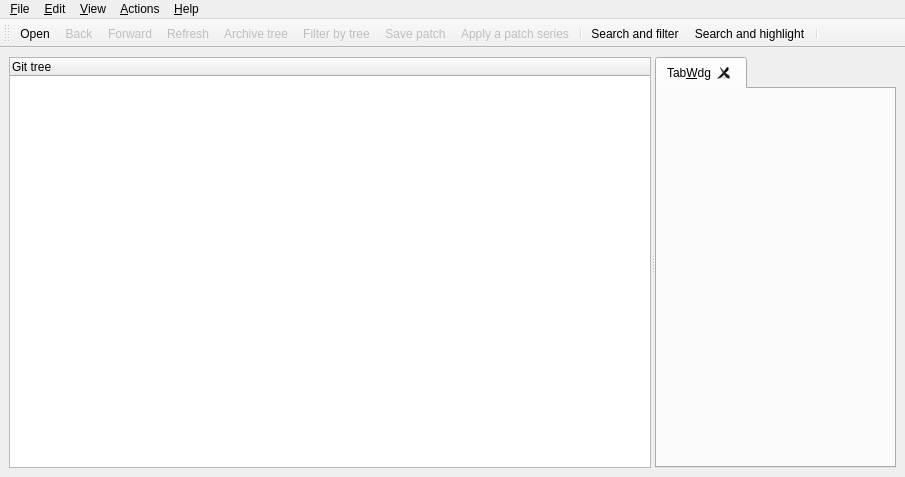
 <widget class="QMainWindow" name="MainBase">
  <property name="geometry">
   <rect>
    <x>0</x>
    <y>0</y>
    <width>905</width>
    <height>477</height>
   </rect>
  </property>
  <property name="acceptDrops">
   <bool>true</bool>
  </property>
  <property name="windowTitle">
   <string>QGit</string>
  </property>
  <property name="windowIcon">
   <iconset resource="icons.qrc">
    <normaloff>:/icons/resources/qgit.png</normaloff>:/icons/resources/qgit.png</iconset>
  </property>
  <widget class="QWidget" name="widget">
   <layout class="QHBoxLayout">
    <property name="spacing">
     <number>6</number>
    </property>
    <property name="leftMargin">
     <number>9</number>
    </property>
    <property name="topMargin">
     <number>9</number>
    </property>
    <property name="rightMargin">
     <number>9</number>
    </property>
    <property name="bottomMargin">
     <number>9</number>
    </property>
    <item>
     <widget class="QSplitter" name="treeSplitter">
      <property name="orientation">
       <enum>Qt::Orientation::Horizontal</enum>
      </property>
      <widget class="TreeView" name="treeView">
       <property name="contextMenuPolicy">
        <enum>Qt::ContextMenuPolicy::CustomContextMenu</enum>
       </property>
       <property name="selectionMode">
        <enum>QAbstractItemView::SelectionMode::ExtendedSelection</enum>
       </property>
       <property name="rootIsDecorated">
        <bool>false</bool>
       </property>
       <property name="columnCount">
        <number>1</number>
       </property>
       <column>
        <property name="text">
         <string>Git tree</string>
        </property>
       </column>
      </widget>
      <widget class="QTabWidget" name="tabWdg">
       <property name="tabsClosable">
        <bool>true</bool>
       </property>
       <widget class="QWidget" name="TabWdg">
        <attribute name="title">
         <string>Tab&amp;Wdg</string>
        </attribute>
       </widget>
      </widget>
     </widget>
    </item>
   </layout>
  </widget>
  <widget class="QToolBar" name="toolBar">
   <property name="windowTitle">
    <string>Toolbar</string>
   </property>
   <property name="orientation">
    <enum>Qt::Orientation::Horizontal</enum>
   </property>
   <property name="iconSize">
    <size>
     <width>16</width>
     <height>16</height>
    </size>
   </property>
   <attribute name="toolBarArea">
    <enum>TopToolBarArea</enum>
   </attribute>
   <attribute name="toolBarBreak">
    <bool>false</bool>
   </attribute>
   <addaction name="ActOpenRepo"/>
   <addaction name="ActBack"/>
   <addaction name="ActForward"/>
   <addaction name="ActRefresh"/>
   <addaction name="ActShowTree"/>
   <addaction name="ActFilterTree"/>
   <addaction name="ActMailFormatPatch"/>
   <addaction name="ActMailApplyPatch"/>
   <addaction name="separator"/>
   <addaction name="ActSearchAndFilter"/>
   <addaction name="ActSearchAndHighlight"/>
   <addaction name="separator"/>
  </widget>
  <widget class="QMenuBar" name="MenuBarEditor">
   <property name="geometry">
    <rect>
     <x>0</x>
     <y>0</y>
     <width>905</width>
     <height>34</height>
    </rect>
   </property>
   <widget class="QMenu" name="Help">
    <property name="title">
     <string>&amp;Help</string>
    </property>
    <addaction name="ActHelp"/>
    <addaction name="ActAbout"/>
   </widget>
   <widget class="QMenu" name="File">
    <property name="title">
     <string>&amp;File</string>
    </property>
    <property name="separatorsCollapsible">
     <bool>true</bool>
    </property>
    <addaction name="ActOpenRepo"/>
    <addaction name="ActOpenRepoNewWindow"/>
    <addaction name="ActRefresh"/>
    <addaction name="ActSaveFile"/>
    <addaction name="ActMailFormatPatch"/>
    <addaction name="ActMailApplyPatch"/>
    <addaction name="separator"/>
    <addaction name="ActClose"/>
    <addaction name="ActExit"/>
    <addaction name="separator"/>
   </widget>
   <widget class="QMenu" name="Edit">
    <property name="title">
     <string>&amp;Edit</string>
    </property>
    <addaction name="ActCommit"/>
    <addaction name="ActAmend"/>
    <addaction name="ActCheckout"/>
    <addaction name="ActBranch"/>
    <addaction name="ActTag"/>
    <addaction name="ActDelete"/>
    <addaction name="ActPush"/>
    <addaction name="ActPop"/>
    <addaction name="separator"/>
    <addaction name="ActFind"/>
    <addaction name="ActFindNext"/>
    <addaction name="separator"/>
    <addaction name="ActSettings"/>
   </widget>
   <widget class="QMenu" name="Actions">
    <property name="title">
     <string>&amp;Actions</string>
    </property>
    <addaction name="ActCustomActionSetup"/>
   </widget>
   <widget class="QMenu" name="View">
    <property name="title">
     <string>&amp;View</string>
    </property>
    <addaction name="ActBack"/>
    <addaction name="ActForward"/>
    <addaction name="separator"/>
    <addaction name="ActRangeDlg"/>
    <addaction name="separator"/>
    <addaction name="ActCheckWorkDir"/>
    <addaction name="ActMarkDiffToSha"/>
    <addaction name="separator"/>
    <addaction name="ActViewRev"/>
    <addaction name="ActViewDiff"/>
    <addaction name="ActViewDiffNewTab"/>
    <addaction name="ActViewFile"/>
    <addaction name="ActViewFileNewTab"/>
    <addaction name="ActExternalDiff"/>
    <addaction name="ActExternalEditor"/>
    <addaction name="ActShowTree"/>
    <addaction name="ActSplitView"/>
    <addaction name="ActToggleLogsDiff"/>
    <addaction name="ActShowDescHeader"/>
    <addaction name="ActFilterTree"/>
   </widget>
   <addaction name="File"/>
   <addaction name="Edit"/>
   <addaction name="View"/>
   <addaction name="Actions"/>
   <addaction name="separator"/>
   <addaction name="Help"/>
  </widget>
  <action name="ActOpenRepo">
   <property name="icon">
    <iconset theme="document-open-folder" resource="icons.qrc">
     <normaloff>:/icons/resources/folder_open.png</normaloff>:/icons/resources/folder_open.png</iconset>
   </property>
   <property name="text">
    <string>&amp;Open...</string>
   </property>
   <property name="iconText">
    <string>Open</string>
   </property>
   <property name="shortcut">
    <string>Ctrl+O</string>
   </property>
  </action>
  <action name="ActExit">
   <property name="icon">
    <iconset theme="application-exit"/>
   </property>
   <property name="text">
    <string>E&amp;xit</string>
   </property>
   <property name="iconText">
    <string>Exit</string>
   </property>
   <property name="shortcut">
    <string>Ctrl+Q</string>
   </property>
  </action>
  <action name="ActAbout">
   <property name="icon">
    <iconset resource="icons.qrc">
     <normaloff>:/icons/resources/qgit.png</normaloff>:/icons/resources/qgit.png</iconset>
   </property>
   <property name="text">
    <string>&amp;About QGit</string>
   </property>
   <property name="iconText">
    <string>About</string>
   </property>
   <property name="shortcut">
    <string/>
   </property>
  </action>
  <action name="ActMailFormatPatch">
   <property name="enabled">
    <bool>false</bool>
   </property>
   <property name="icon">
    <iconset theme="mail-send" resource="icons.qrc">
     <normaloff>:/icons/resources/mail_send.png</normaloff>:/icons/resources/mail_send.png</iconset>
   </property>
   <property name="text">
    <string>&amp;Save patch...</string>
   </property>
   <property name="iconText">
    <string>Save patch</string>
   </property>
   <property name="toolTip">
    <string>Save a patch series to be sent by e-mail</string>
   </property>
  </action>
  <action name="ActHelp">
   <property name="icon">
    <iconset theme="help-contents" resource="icons.qrc">
     <normaloff>:/icons/resources/help.png</normaloff>:/icons/resources/help.png</iconset>
   </property>
   <property name="text">
    <string>QGit ha&amp;ndbook</string>
   </property>
   <property name="iconText">
    <string>Handbook</string>
   </property>
   <property name="shortcut">
    <string>F1</string>
   </property>
  </action>
  <action name="ActSettings">
   <property name="icon">
    <iconset theme="configure" resource="icons.qrc">
     <normaloff>:/icons/resources/configure.png</normaloff>:/icons/resources/configure.png</iconset>
   </property>
   <property name="text">
    <string>&amp;Settings...</string>
   </property>
   <property name="iconText">
    <string>Settings</string>
   </property>
   <property name="menuRole">
    <enum>QAction::MenuRole::PreferencesRole</enum>
   </property>
  </action>
  <action name="ActCommit">
   <property name="enabled">
    <bool>false</bool>
   </property>
   <property name="icon">
    <iconset resource="icons.qrc">
     <normaloff>:/icons/resources/vcs_commit.png</normaloff>:/icons/resources/vcs_commit.png</iconset>
   </property>
   <property name="text">
    <string>&amp;Commit...</string>
   </property>
   <property name="iconText">
    <string>Commit</string>
   </property>
   <property name="toolTip">
    <string>Commit changes</string>
   </property>
   <property name="shortcut">
    <string>#</string>
   </property>
  </action>
  <action name="ActTag">
   <property name="enabled">
    <bool>false</bool>
   </property>
   <property name="icon">
    <iconset theme="tag"/>
   </property>
   <property name="text">
    <string>Make &amp;tag...</string>
   </property>
   <property name="iconText">
    <string>Make tag</string>
   </property>
   <property name="toolTip">
    <string>Tag selected revision</string>
   </property>
   <property name="shortcut">
    <string>Ctrl+T</string>
   </property>
  </action>
  <action name="ActOpenRepoNewWindow">
   <property name="icon">
    <iconset theme="window-new"/>
   </property>
   <property name="text">
    <string>Open in a &amp;new window...</string>
   </property>
   <property name="iconText">
    <string>Open in a &amp;new window</string>
   </property>
   <property name="shortcut">
    <string>Ctrl+N</string>
   </property>
  </action>
  <action name="ActClose">
   <property name="icon">
    <iconset theme="window-close"/>
   </property>
   <property name="text">
    <string>&amp;Close</string>
   </property>
   <property name="iconText">
    <string>Close</string>
   </property>
   <property name="shortcut">
    <string>Ctrl+W</string>
   </property>
  </action>
  <action name="ActMailApplyPatch">
   <property name="enabled">
    <bool>false</bool>
   </property>
   <property name="icon">
    <iconset theme="mail-receive" resource="icons.qrc">
     <normaloff>:/icons/resources/mail_get.png</normaloff>:/icons/resources/mail_get.png</iconset>
   </property>
   <property name="text">
    <string>Apply &amp;patch...</string>
   </property>
   <property name="iconText">
    <string>Apply a patch series</string>
   </property>
  </action>
  <action name="ActPush">
   <property name="enabled">
    <bool>false</bool>
   </property>
   <property name="text">
    <string>&amp;Push patch</string>
   </property>
   <property name="iconText">
    <string>Push patch</string>
   </property>
   <property name="toolTip">
    <string>Push this patch on StGIT stack</string>
   </property>
   <property name="shortcut">
    <string>PgUp</string>
   </property>
  </action>
  <action name="ActPop">
   <property name="enabled">
    <bool>false</bool>
   </property>
   <property name="text">
    <string>P&amp;op patch</string>
   </property>
   <property name="iconText">
    <string>Pop patch</string>
   </property>
   <property name="toolTip">
    <string>Pop patches from StGIT stack until this one included</string>
   </property>
   <property name="shortcut">
    <string>PgDown</string>
   </property>
  </action>
  <action name="ActRefresh">
   <property name="enabled">
    <bool>false</bool>
   </property>
   <property name="icon">
    <iconset theme="view-refresh" resource="icons.qrc">
     <normaloff>:/icons/resources/reload.png</normaloff>:/icons/resources/reload.png</iconset>
   </property>
   <property name="iconText">
    <string>Refresh</string>
   </property>
   <property name="toolTip">
    <string>Refresh view (F5)</string>
   </property>
   <property name="shortcut">
    <string>F5</string>
   </property>
  </action>
  <action name="ActViewDiff">
   <property name="enabled">
    <bool>false</bool>
   </property>
   <property name="text">
    <string>View &amp;patch</string>
   </property>
   <property name="iconText">
    <string>View patch</string>
   </property>
   <property name="toolTip">
    <string>Double click on revision log as a shortcut</string>
   </property>
   <property name="statusTip">
    <string>Double click on revision log as a shortcut</string>
   </property>
   <property name="shortcut">
    <string>Ctrl+P</string>
   </property>
  </action>
  <action name="ActViewFile">
   <property name="enabled">
    <bool>false</bool>
   </property>
   <property name="text">
    <string>Vie&amp;w file</string>
   </property>
   <property name="iconText">
    <string>View file</string>
   </property>
   <property name="toolTip">
    <string>Double click on file name as a shortcut</string>
   </property>
   <property name="statusTip">
    <string>Double click on file name as a shortcut</string>
   </property>
   <property name="shortcut">
    <string>Ctrl+A</string>
   </property>
  </action>
  <action name="ActSaveFile">
   <property name="enabled">
    <bool>false</bool>
   </property>
   <property name="icon">
    <iconset theme="document-save-as"/>
   </property>
   <property name="text">
    <string>Save file &amp;as...</string>
   </property>
   <property name="iconText">
    <string>Save file as...</string>
   </property>
   <property name="toolTip">
    <string>Save selected file</string>
   </property>
   <property name="shortcut">
    <string>Ctrl+S</string>
   </property>
  </action>
  <action name="ActFilterTree">
   <property name="checkable">
    <bool>true</bool>
   </property>
   <property name="enabled">
    <bool>false</bool>
   </property>
   <property name="icon">
    <iconset theme="tools-wizard" resource="icons.qrc">
     <normaloff>:/icons/resources/wizard.png</normaloff>:/icons/resources/wizard.png</iconset>
   </property>
   <property name="text">
    <string>To&amp;ggle filter by tree</string>
   </property>
   <property name="iconText">
    <string>Filter by tree</string>
   </property>
   <property name="toolTip">
    <string>Filter by tree selection, multiple selections allowed</string>
   </property>
  </action>
  <action name="ActShowTree">
   <property name="checkable">
    <bool>true</bool>
   </property>
   <property name="enabled">
    <bool>false</bool>
   </property>
   <property name="icon">
    <iconset theme="view-list-tree" resource="icons.qrc">
     <normaloff>:/icons/resources/view_tree.png</normaloff>:/icons/resources/view_tree.png</iconset>
   </property>
   <property name="text">
    <string>&amp;Toggle tree view</string>
   </property>
   <property name="iconText">
    <string>Archive tree</string>
   </property>
   <property name="toolTip">
    <string>Toggle tree view (T)</string>
   </property>
   <property name="shortcut">
    <string>T</string>
   </property>
  </action>
  <action name="ActDelete">
   <property name="enabled">
    <bool>false</bool>
   </property>
   <property name="icon">
    <iconset theme="edit-delete"/>
   </property>
   <property name="text">
    <string>&amp;Delete references...</string>
   </property>
   <property name="iconText">
    <string>Delete tag</string>
   </property>
   <property name="toolTip">
    <string>Remove selected reference names</string>
   </property>
  </action>
  <action name="ActCheckWorkDir">
   <property name="checkable">
    <bool>true</bool>
   </property>
   <property name="enabled">
    <bool>false</bool>
   </property>
   <property name="icon">
    <iconset theme="folder-sync"/>
   </property>
   <property name="text">
    <string>&amp;Check working directory</string>
   </property>
   <property name="iconText">
    <string>Check working dir</string>
   </property>
   <property name="toolTip">
    <string>Check working directory</string>
   </property>
  </action>
  <action name="ActMarkDiffToSha">
   <property name="text">
    <string>&amp;Mark for diff</string>
   </property>
   <property name="iconText">
    <string>Mark for diff</string>
   </property>
   <property name="toolTip">
    <string>Mark selected revision to diff against</string>
   </property>
  </action>
  <action name="ActExternalDiff">
   <property name="enabled">
    <bool>false</bool>
   </property>
   <property name="text">
    <string>E&amp;xternal diff...</string>
   </property>
   <property name="iconText">
    <string>Launch external diff viewer</string>
   </property>
   <property name="shortcut">
    <string>Ctrl+D</string>
   </property>
  </action>
  <action name="ActExternalEditor">
   <property name="enabled">
    <bool>false</bool>
   </property>
   <property name="text">
    <string>External &amp;editor...</string>
   </property>
   <property name="iconText">
    <string>Launch external editor</string>
   </property>
   <property name="shortcut">
    <string>Ctrl+E</string>
   </property>
  </action>
  <action name="ActViewRev">
   <property name="enabled">
    <bool>false</bool>
   </property>
   <property name="text">
    <string>&amp;View revision</string>
   </property>
   <property name="iconText">
    <string>View revision</string>
   </property>
   <property name="toolTip">
    <string>Double click on a revision in file history as a shortcut</string>
   </property>
   <property name="shortcut">
    <string>Ctrl+R</string>
   </property>
  </action>
  <action name="ActSplitView">
   <property name="icon">
    <iconset theme="view-split-top-bottom" resource="icons.qrc">
     <normaloff>:/icons/resources/view_top_bottom.png</normaloff>:/icons/resources/view_top_bottom.png</iconset>
   </property>
   <property name="text">
    <string>T&amp;oggle split view</string>
   </property>
   <property name="iconText">
    <string>Toggle split view</string>
   </property>
   <property name="toolTip">
    <string>Hide/unhide secondary pane</string>
   </property>
   <property name="shortcut">
    <string>S</string>
   </property>
  </action>
  <action name="ActFind">
   <property name="icon">
    <iconset theme="edit-find"/>
   </property>
   <property name="text">
    <string>&amp;Find...</string>
   </property>
   <property name="iconText">
    <string>Find text in current view...</string>
   </property>
   <property name="shortcut">
    <string>Ctrl+F</string>
   </property>
  </action>
  <action name="ActFindNext">
   <property name="text">
    <string>Find &amp;next</string>
   </property>
   <property name="iconText">
    <string>Find next</string>
   </property>
   <property name="toolTip">
    <string>Go to next occurrence of searched text</string>
   </property>
   <property name="shortcut">
    <string>F3</string>
   </property>
  </action>
  <action name="ActForward">
   <property name="enabled">
    <bool>false</bool>
   </property>
   <property name="icon">
    <iconset theme="go-next" resource="icons.qrc">
     <normaloff>:/icons/resources/next.png</normaloff>:/icons/resources/next.png</iconset>
   </property>
   <property name="text">
    <string>&amp;Forward</string>
   </property>
   <property name="iconText">
    <string>Forward</string>
   </property>
   <property name="shortcut">
    <string>Alt+Right</string>
   </property>
  </action>
  <action name="ActBack">
   <property name="enabled">
    <bool>false</bool>
   </property>
   <property name="icon">
    <iconset theme="go-previous" resource="icons.qrc">
     <normaloff>:/icons/resources/previous.png</normaloff>:/icons/resources/previous.png</iconset>
   </property>
   <property name="text">
    <string>&amp;Back</string>
   </property>
   <property name="iconText">
    <string>Back</string>
   </property>
   <property name="shortcut">
    <string>Alt+Left</string>
   </property>
  </action>
  <action name="ActCustomActionSetup">
   <property name="icon">
    <iconset theme="bookmarks" resource="icons.qrc">
     <normaloff>:/icons/resources/bookmark.png</normaloff>:/icons/resources/bookmark.png</iconset>
   </property>
   <property name="text">
    <string>&amp;Setup actions...</string>
   </property>
   <property name="iconText">
    <string>Setup actions...</string>
   </property>
   <property name="menuRole">
    <enum>QAction::MenuRole::NoRole</enum>
   </property>
  </action>
  <action name="ActViewFileNewTab">
   <property name="enabled">
    <bool>false</bool>
   </property>
   <property name="icon">
    <iconset theme="tab-new"/>
   </property>
   <property name="text">
    <string>View file &amp;in new tab</string>
   </property>
   <property name="iconText">
    <string>View file in new tab</string>
   </property>
   <property name="shortcut">
    <string>Ctrl+Shift+A</string>
   </property>
  </action>
  <action name="ActViewDiffNewTab">
   <property name="enabled">
    <bool>false</bool>
   </property>
   <property name="icon">
    <iconset theme="tab-new"/>
   </property>
   <property name="text">
    <string>View patch in &amp;new tab</string>
   </property>
   <property name="iconText">
    <string>View patch in new tab</string>
   </property>
   <property name="shortcut">
    <string>Ctrl+Shift+P</string>
   </property>
  </action>
  <action name="ActSearchAndFilter">
   <property name="checkable">
    <bool>true</bool>
   </property>
   <property name="enabled">
    <bool>true</bool>
   </property>
   <property name="icon">
    <iconset theme="view-filter" resource="icons.qrc">
     <normaloff>:/icons/resources/filter.png</normaloff>:/icons/resources/filter.png</iconset>
   </property>
   <property name="text">
    <string>Search and filter</string>
   </property>
   <property name="statusTip">
    <string>Toggle filter</string>
   </property>
  </action>
  <action name="ActSearchAndHighlight">
   <property name="checkable">
    <bool>true</bool>
   </property>
   <property name="enabled">
    <bool>true</bool>
   </property>
   <property name="icon">
    <iconset theme="edit-find" resource="icons.qrc">
     <normaloff>:/icons/resources/find.png</normaloff>:/icons/resources/find.png</iconset>
   </property>
   <property name="text">
    <string>Search and highlight</string>
   </property>
   <property name="statusTip">
    <string>Toggle match highlight</string>
   </property>
  </action>
  <action name="ActShowDescHeader">
   <property name="checkable">
    <bool>true</bool>
   </property>
   <property name="checked">
    <bool>true</bool>
   </property>
   <property name="text">
    <string>Show &amp;header info</string>
   </property>
   <property name="iconText">
    <string>Show header info</string>
   </property>
   <property name="toolTip">
    <string>Show revision description header info</string>
   </property>
   <property name="shortcut">
    <string>H</string>
   </property>
  </action>
  <action name="ActToggleLogsDiff">
   <property name="text">
    <string>Toggle message/&amp;diff</string>
   </property>
   <property name="iconText">
    <string>Toggle message/diff</string>
   </property>
   <property name="toolTip">
    <string>Toggle between messages and patch content\n in revision description pane</string>
   </property>
   <property name="shortcut">
    <string>M</string>
   </property>
  </action>
  <action name="ActRangeDlg">
   <property name="icon">
    <iconset theme="edit-select" resource="icons.qrc">
     <normaloff>:/icons/resources/range_select.png</normaloff>:/icons/resources/range_select.png</iconset>
   </property>
   <property name="text">
    <string>&amp;Select range...</string>
   </property>
   <property name="toolTip">
    <string>Show 'Select range' dialog</string>
   </property>
  </action>
  <action name="ActAmend">
   <property name="icon">
    <iconset theme="edit-entry"/>
   </property>
   <property name="text">
    <string>&amp;Amend commit...</string>
   </property>
   <property name="toolTip">
    <string>Amend previous commit</string>
   </property>
   <property name="shortcut">
    <string>@</string>
   </property>
  </action>
  <action name="ActBranch">
   <property name="enabled">
    <bool>false</bool>
   </property>
   <property name="text">
    <string>Make &amp;branch...</string>
   </property>
   <property name="toolTip">
    <string>Make new branch on selected revision</string>
   </property>
   <property name="shortcut">
    <string>Ctrl+B</string>
   </property>
  </action>
  <action name="ActCheckout">
   <property name="text">
    <string>Ch&amp;eckout...</string>
   </property>
   <property name="iconText">
    <string>Checkout</string>
   </property>
   <property name="toolTip">
    <string>Checkout selected revision</string>
   </property>
   <property name="shortcut">
    <string>Ctrl+Shift+C</string>
   </property>
  </action>
 </widget>
